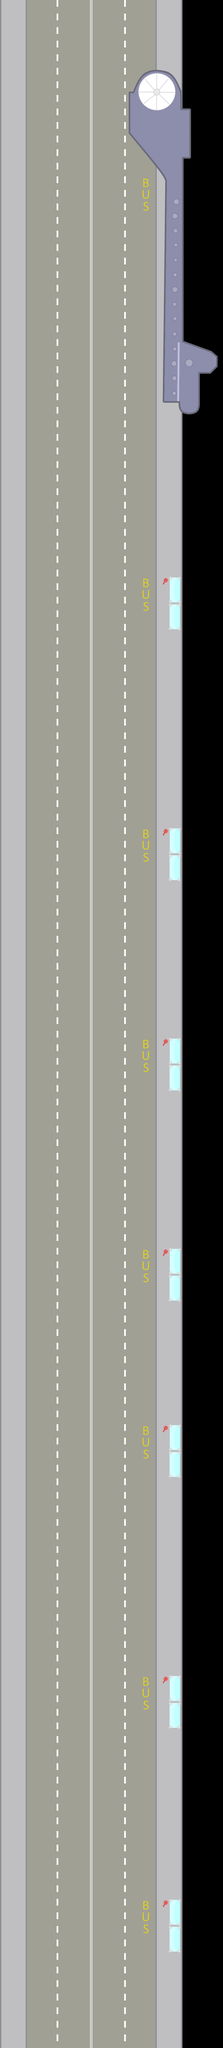

A level layout from a 2D game, rendered from its tile map. Below: a short description, then the map file with tile-grid data replaced by summaries:
An orthogonal 33x302 tile map with 32x32 px tiles, 3 tile layers (Tile Layer 3, Tile Layer 3, Tile Layer 2), 2 tilesets.

<map version="1.2" tiledversion="1.3.4" orientation="orthogonal" renderorder="right-down" width="33" height="302" tilewidth="32" tileheight="32" infinite="0" nextlayerid="7" nextobjectid="1">
 <tileset firstgid="1" source="../busSprite.tsx" />
 <tileset firstgid="65" source="../Stations.tsx" />
 <layer id="4" name="Tile Layer 3" width="33" height="302">
  <data>[9966 cells, 8154 non-empty, 5 distinct tile ids]</data>
 </layer>
 <layer id="6" name="Tile Layer 3" width="33" height="302">
  <data>[9966 cells, 6 non-empty, 2 distinct tile ids]</data>
 </layer>
 <layer id="5" name="Tile Layer 2" width="33" height="302">
  <data>[9966 cells, 17 non-empty, 3 distinct tile ids]</data>
 </layer>
</map>
